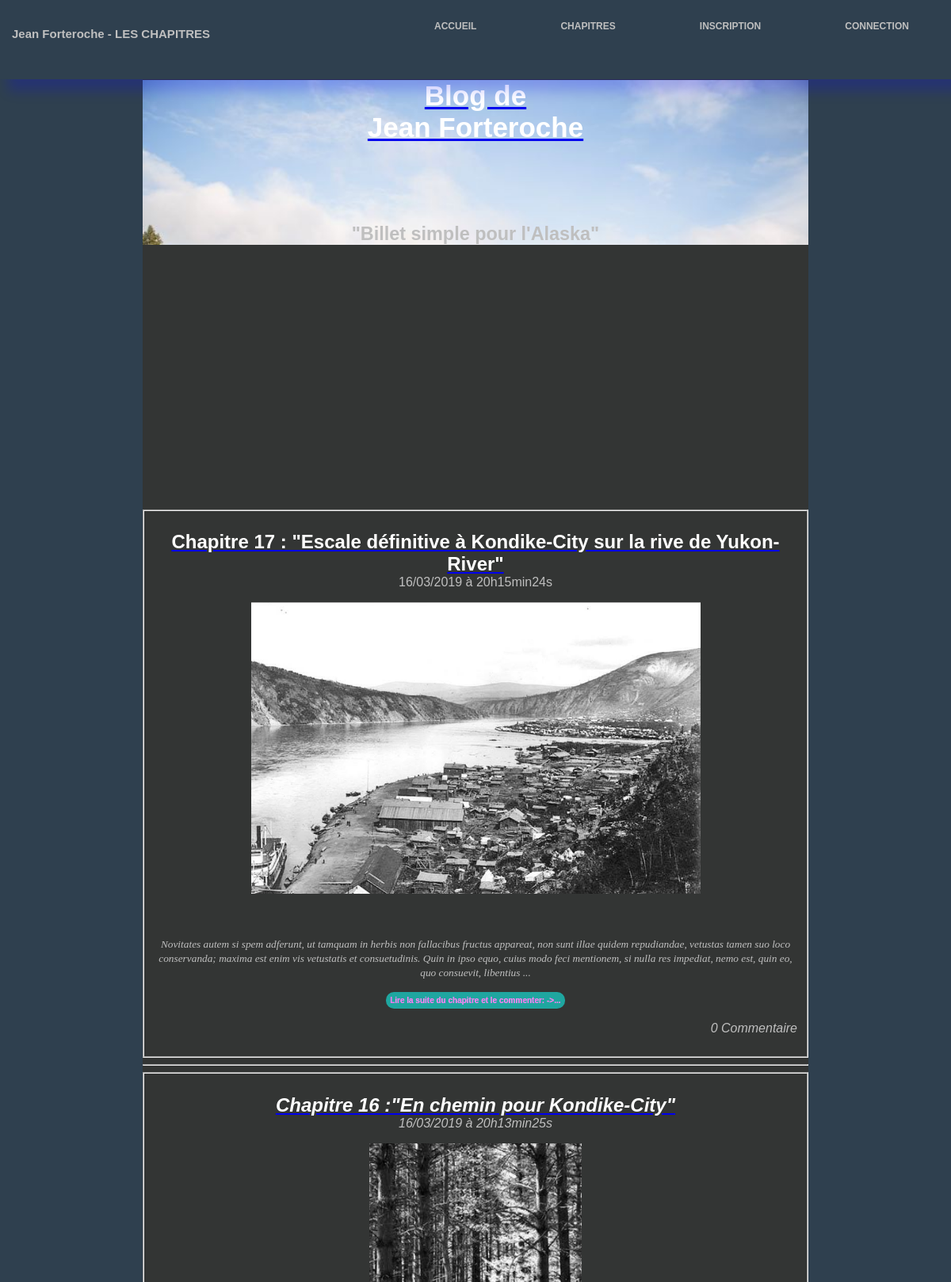
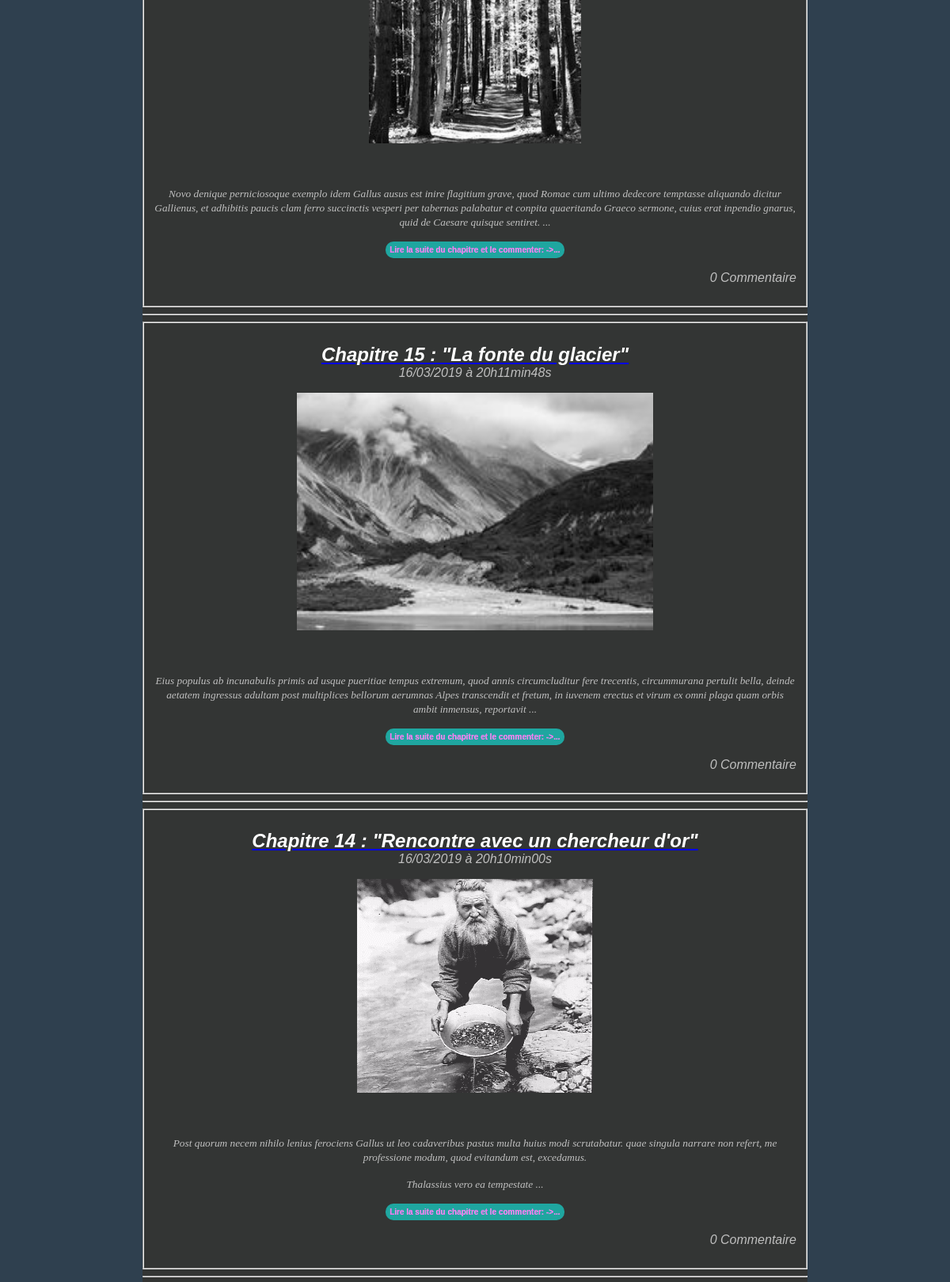
Page /index.php?action=showPosts (upper part) on the committed database (2 pictures, top to bottom).
### tables this page shows
CREATE TABLE `posts` (
  `id` int(11) NOT NULL,
  `title` varchar(255) NOT NULL,
  `content` text NOT NULL,
  `author` varchar(255) NOT NULL,
  `creation_date` datetime NOT NULL
);

### Controller/ListPostsController.php (called while the page is built, shortened)
<?php
require_once 'Model/PostManager.php';
class ListPostsController {
    private $post;
    public function __construct(){
        $this->post = new PostManager();
    }
    public function listPosts() {
        $posts = $this->post->getExtractPostsWithNumberOfComments();
        $view = new View('listPostsView');
        $view->generate(array('posts' => $posts));
    }
}

### Model/PostManager.php (called while the page is built, shortened)
<?php
require_once 'Model/Model.php';
class PostManager extends Model {
    public function getExtractPostsWithNumberOfComments() {
        $sql = 'SELECT p.id, p.title, left(p.content,550) AS extract, p.author, DATE_FORMAT(p.creation_date, \'%d/%m/%Y à %Hh%imin%ss\') AS creation_date_fr, COUNT(c.post_id) AS nb_comments FROM posts p LEFT JOIN comments c ON p.id = c.post_id GROUP BY p.id, c.post_id ORDER BY p.creation_date DESC';
        $nbCommentByExtractPost = $this->executeQuery($sql);
        $extractArticles = $nbCommentByExtractPost->fetchAll();
        return $extractArticles;
    }
}

### Model/Model.php (called while the page is built)
<?php
class Model {
    private $db;
    protected function executeQuery($sql, $settings = null) {
       if ($settings == null) {
            $result = $this->dbConnect()->query($sql);
        }
        else {
            $result = $this->dbConnect()->prepare($sql);
            $result->execute($settings);
        }
        return $result;
    }
    private function dbConnect() {
        if ($this->db == null) {
            $this->db = new PDO('mysql:host=localhost; dbname=simpleBlog;charset=utf8', 'root', 'root', array(PDO::ATTR_ERRMODE => PDO::ERRMODE_EXCEPTION));
        }
        return $this->db;
    }
}

### index.php (called while the page is built, shortened)
<?php
$router = new Router();
$router->routerQuery();

### View/listPostsview.php (the view, shortened to what this page needs)
<?php foreach ($posts as $post): ?>
<?php
$extract = $post['extract'];
$space = strrpos($extract, ' ');
$extractWithSpace = substr($extract,0,$space);
?>
<fieldset>
    <article>
        <header>
            <a href="<?= "index.php?action=post&amp;id=" . $post['id'] ?>"><h1 class="postTitle"><?= $post['title'] ?></h1>
            </a>
            <time><?= $post['creation_date_fr'] ?></time>
        </header>
        <p><?= $extractWithSpace ?> ...</p><p><a id="link_totalPost" href="<?= "index.php?action=post&amp;id=" . $post['id'] ?>"><button id="btn_totalPost">Lire la suite du chapitre et le commenter:
->...</button></a></p>
            <p class="nbComs"><?= $post['nb_comments'] ?> Commentaire<?php if($post['nb_comments'] > 1) echo 's';?></p>
    </article>
</fieldset>
    <hr />
<?php endforeach; ?>

### Content/CSS/style.css (style rules this page uses)
* { box-sizing: border-box; }
html, body { padding: 0; margin: 0; text-align: center; }
body { color: #bfbfbf; background-color: #2f404f; font-family: 'Futura-Medium', 'Futura', 'Trebuchet MS', sans-serif; }
header { margin:0; padding: 0 0; width: 100%; margin-bottom: 15px; }
h1 { color: white; }
.postTitle { margin-bottom: 0px; }
a#link_totalPost { text-decoration: none; }
button#btn_totalPost, button.btn_commentPost, input.btn_popup, input#btn_registration, input#btn_connexion, input.btn_flag_comment, input.btn_approve_comment, input.btn_delete_comment { border: none; border-radius: 10px; padding: 5px; background-color: rgba(19,242,232,0.6); color:rgba(242,19,232,0.6); font-weight: bold; font-size: 10px; text-shadow: -0.2px 0 white; cursor: pointer; }
.nbComs { text-align: right; }
fieldset { text-align: center; margin: auto; box-sizing: border-box; }
img { max-width: 100%; height: auto; }
@media screen and (min-width: 768px) { header { margin:0; padding: 0 0; width: 100%; } }

### rows in the picture
posts: title "Chapitre 17 : \"Escale définitive à Kondike-City sur la rive de Yukon-River\"", creation_date_fr "16/03/2019 à 20h15min24s", extractWithSpace "Novitates autem si spem adferunt, ut tamquam in herbis non fallacibus fructus appareat, non sunt illae quidem repudiandae, vetustas tamen suo loco conservanda; maxima est enim vis vetustatis et consuetudinis. Quin in ipso equo, cuius modo feci mentionem, si nulla res impediat, nemo est, quin eo, quo consuevit, libentius", nb_comments "0"
posts: title "Chapitre 16 :\"En chemin pour Kondike-City\"", creation_date_fr "16/03/2019 à 20h13min25s", extractWithSpace "Novo denique perniciosoque exemplo idem Gallus ausus est inire flagitium grave, quod Romae cum ultimo dedecore temptasse aliquando dicitur Gallienus, et adhibitis paucis clam ferro succinctis vesperi per tabernas palabatur et conpita quaeritando Graeco sermone, cuius erat inpendio gnarus, quid de Caesare quisque sentiret.", nb_comments "0"
posts: title "Chapitre 15 : \"La fonte du glacier\"", creation_date_fr "16/03/2019 à 20h11min48s", extractWithSpace "Eius populus ab incunabulis primis ad usque pueritiae tempus extremum, quod annis circumcluditur fere trecentis, circummurana pertulit bella, deinde aetatem ingressus adultam post multiplices bellorum aerumnas Alpes transcendit et fretum, in iuvenem erectus et virum ex omni plaga quam orbis ambit inmensus, reportavit", nb_comments "0"
posts: title "Chapitre 14 : \"Rencontre avec un chercheur d'or\"", creation_date_fr "16/03/2019 à 20h10min00s", extractWithSpace "Post quorum necem nihilo lenius ferociens Gallus ut leo cadaveribus pastus multa huius modi scrutabatur. quae singula narrare non refert, me professione modum, quod evitandum est, excedamus. Thalassius vero ea tempestate", nb_comments "0"

### other values in the picture
$title "Jean Forteroche - LES CHAPITRES"
